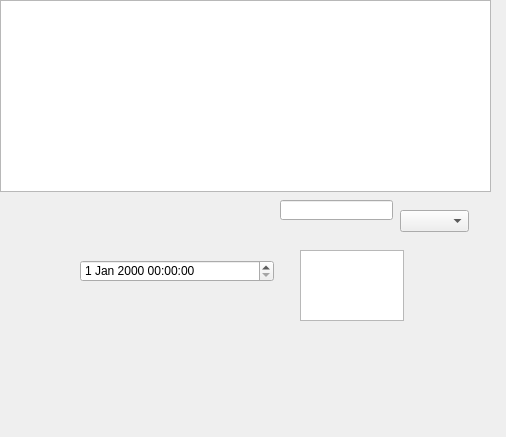
<?xml version="1.0" encoding="UTF-8"?>
<ui version="4.0">
 <class>EditCustomFields</class>
 <widget class="QWidget" name="EditCustomFields">
  <property name="geometry">
   <rect>
    <x>0</x>
    <y>0</y>
    <width>506</width>
    <height>437</height>
   </rect>
  </property>
  <property name="windowTitle">
   <string>Form</string>
  </property>
  <widget class="QTableView" name="list">
   <property name="geometry">
    <rect>
     <x>0</x>
     <y>0</y>
     <width>491</width>
     <height>192</height>
    </rect>
   </property>
  </widget>
  <widget class="QComboBox" name="combo">
   <property name="geometry">
    <rect>
     <x>400</x>
     <y>210</y>
     <width>69</width>
     <height>22</height>
    </rect>
   </property>
  </widget>
  <widget class="QLineEdit" name="text">
   <property name="geometry">
    <rect>
     <x>280</x>
     <y>200</y>
     <width>113</width>
     <height>20</height>
    </rect>
   </property>
  </widget>
  <widget class="QPlainTextEdit" name="multiText">
   <property name="geometry">
    <rect>
     <x>300</x>
     <y>250</y>
     <width>104</width>
     <height>71</height>
    </rect>
   </property>
  </widget>
  <widget class="QDateTimeEdit" name="dateTime">
   <property name="geometry">
    <rect>
     <x>80</x>
     <y>260</y>
     <width>194</width>
     <height>22</height>
    </rect>
   </property>
  </widget>
  <widget class="QCheckList" name="checkList" native="true">
   <property name="geometry">
    <rect>
     <x>230</x>
     <y>350</y>
     <width>120</width>
     <height>21</height>
    </rect>
   </property>
  </widget>
 </widget>
 <customwidgets>
  <customwidget>
   <class>QCheckList</class>
   <extends>QWidget</extends>
   <header>qchecklist.h</header>
   <container>1</container>
  </customwidget>
 </customwidgets>
 <resources/>
 <connections/>
</ui>
